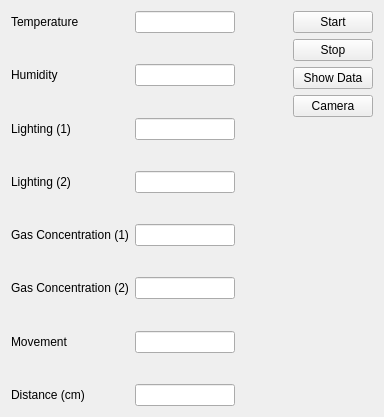
<?xml version="1.0" encoding="UTF-8"?>
<ui version="4.0">
 <class>Form</class>
 <widget class="QWidget" name="Form">
  <property name="geometry">
   <rect>
    <x>0</x>
    <y>0</y>
    <width>384</width>
    <height>417</height>
   </rect>
  </property>
  <property name="windowTitle">
   <string>Form</string>
  </property>
  <layout class="QHBoxLayout" name="horizontalLayout_2">
   <item>
    <layout class="QFormLayout" name="formLayout">
     <property name="fieldGrowthPolicy">
      <enum>QFormLayout::AllNonFixedFieldsGrow</enum>
     </property>
     <item row="0" column="0">
      <widget class="QLabel" name="labelTemperature">
       <property name="text">
        <string>Temperature</string>
       </property>
      </widget>
     </item>
     <item row="0" column="1">
      <widget class="QLineEdit" name="lineEditTemperature">
       <property name="enabled">
        <bool>true</bool>
       </property>
       <property name="minimumSize">
        <size>
         <width>50</width>
         <height>0</height>
        </size>
       </property>
       <property name="maximumSize">
        <size>
         <width>100</width>
         <height>100</height>
        </size>
       </property>
       <property name="readOnly">
        <bool>true</bool>
       </property>
      </widget>
     </item>
     <item row="1" column="1">
      <spacer name="verticalSpacer_2">
       <property name="orientation">
        <enum>Qt::Vertical</enum>
       </property>
       <property name="sizeHint" stdset="0">
        <size>
         <width>20</width>
         <height>40</height>
        </size>
       </property>
      </spacer>
     </item>
     <item row="2" column="0">
      <widget class="QLabel" name="labelHumidity">
       <property name="text">
        <string>Humidity</string>
       </property>
      </widget>
     </item>
     <item row="2" column="1">
      <widget class="QLineEdit" name="lineEditHumidity">
       <property name="enabled">
        <bool>true</bool>
       </property>
       <property name="minimumSize">
        <size>
         <width>50</width>
         <height>0</height>
        </size>
       </property>
       <property name="maximumSize">
        <size>
         <width>100</width>
         <height>100</height>
        </size>
       </property>
       <property name="readOnly">
        <bool>true</bool>
       </property>
      </widget>
     </item>
     <item row="3" column="1">
      <spacer name="verticalSpacer_3">
       <property name="orientation">
        <enum>Qt::Vertical</enum>
       </property>
       <property name="sizeHint" stdset="0">
        <size>
         <width>20</width>
         <height>40</height>
        </size>
       </property>
      </spacer>
     </item>
     <item row="4" column="0">
      <widget class="QLabel" name="labelLighting1">
       <property name="text">
        <string>Lighting (1)</string>
       </property>
      </widget>
     </item>
     <item row="4" column="1">
      <widget class="QLineEdit" name="lineEditLighting1">
       <property name="enabled">
        <bool>true</bool>
       </property>
       <property name="minimumSize">
        <size>
         <width>50</width>
         <height>0</height>
        </size>
       </property>
       <property name="maximumSize">
        <size>
         <width>100</width>
         <height>100</height>
        </size>
       </property>
       <property name="readOnly">
        <bool>true</bool>
       </property>
      </widget>
     </item>
     <item row="5" column="1">
      <spacer name="verticalSpacer_4">
       <property name="orientation">
        <enum>Qt::Vertical</enum>
       </property>
       <property name="sizeHint" stdset="0">
        <size>
         <width>20</width>
         <height>40</height>
        </size>
       </property>
      </spacer>
     </item>
     <item row="6" column="0">
      <widget class="QLabel" name="labelLighting2">
       <property name="text">
        <string>Lighting (2)</string>
       </property>
      </widget>
     </item>
     <item row="6" column="1">
      <widget class="QLineEdit" name="lineEditLighting2">
       <property name="enabled">
        <bool>true</bool>
       </property>
       <property name="minimumSize">
        <size>
         <width>50</width>
         <height>0</height>
        </size>
       </property>
       <property name="maximumSize">
        <size>
         <width>100</width>
         <height>100</height>
        </size>
       </property>
       <property name="readOnly">
        <bool>true</bool>
       </property>
      </widget>
     </item>
     <item row="7" column="1">
      <spacer name="verticalSpacer_5">
       <property name="orientation">
        <enum>Qt::Vertical</enum>
       </property>
       <property name="sizeHint" stdset="0">
        <size>
         <width>20</width>
         <height>40</height>
        </size>
       </property>
      </spacer>
     </item>
     <item row="8" column="0">
      <widget class="QLabel" name="labelGas1">
       <property name="text">
        <string>Gas Concentration (1)</string>
       </property>
      </widget>
     </item>
     <item row="8" column="1">
      <widget class="QLineEdit" name="lineEditGas1">
       <property name="enabled">
        <bool>true</bool>
       </property>
       <property name="minimumSize">
        <size>
         <width>50</width>
         <height>0</height>
        </size>
       </property>
       <property name="maximumSize">
        <size>
         <width>100</width>
         <height>100</height>
        </size>
       </property>
       <property name="readOnly">
        <bool>true</bool>
       </property>
      </widget>
     </item>
     <item row="9" column="1">
      <spacer name="verticalSpacer_6">
       <property name="orientation">
        <enum>Qt::Vertical</enum>
       </property>
       <property name="sizeHint" stdset="0">
        <size>
         <width>20</width>
         <height>40</height>
        </size>
       </property>
      </spacer>
     </item>
     <item row="10" column="0">
      <widget class="QLabel" name="labelGas2">
       <property name="text">
        <string>Gas Concentration (2)</string>
       </property>
      </widget>
     </item>
     <item row="10" column="1">
      <widget class="QLineEdit" name="lineEditGas2">
       <property name="enabled">
        <bool>true</bool>
       </property>
       <property name="minimumSize">
        <size>
         <width>50</width>
         <height>0</height>
        </size>
       </property>
       <property name="maximumSize">
        <size>
         <width>100</width>
         <height>100</height>
        </size>
       </property>
       <property name="readOnly">
        <bool>true</bool>
       </property>
      </widget>
     </item>
     <item row="11" column="1">
      <spacer name="verticalSpacer_7">
       <property name="orientation">
        <enum>Qt::Vertical</enum>
       </property>
       <property name="sizeHint" stdset="0">
        <size>
         <width>20</width>
         <height>40</height>
        </size>
       </property>
      </spacer>
     </item>
     <item row="12" column="0">
      <widget class="QLabel" name="labelMovement">
       <property name="text">
        <string>Movement</string>
       </property>
      </widget>
     </item>
     <item row="12" column="1">
      <widget class="QLineEdit" name="lineEditMovement">
       <property name="enabled">
        <bool>true</bool>
       </property>
       <property name="minimumSize">
        <size>
         <width>50</width>
         <height>0</height>
        </size>
       </property>
       <property name="maximumSize">
        <size>
         <width>100</width>
         <height>100</height>
        </size>
       </property>
       <property name="readOnly">
        <bool>true</bool>
       </property>
      </widget>
     </item>
     <item row="13" column="1">
      <spacer name="verticalSpacer_8">
       <property name="orientation">
        <enum>Qt::Vertical</enum>
       </property>
       <property name="sizeHint" stdset="0">
        <size>
         <width>20</width>
         <height>40</height>
        </size>
       </property>
      </spacer>
     </item>
     <item row="14" column="0">
      <widget class="QLabel" name="labelDistance">
       <property name="text">
        <string>Distance (cm)</string>
       </property>
      </widget>
     </item>
     <item row="14" column="1">
      <widget class="QLineEdit" name="lineEditDistance">
       <property name="enabled">
        <bool>true</bool>
       </property>
       <property name="minimumSize">
        <size>
         <width>50</width>
         <height>0</height>
        </size>
       </property>
       <property name="maximumSize">
        <size>
         <width>100</width>
         <height>100</height>
        </size>
       </property>
       <property name="text">
        <string/>
       </property>
       <property name="readOnly">
        <bool>true</bool>
       </property>
      </widget>
     </item>
    </layout>
   </item>
   <item>
    <spacer name="horizontalSpacer">
     <property name="orientation">
      <enum>Qt::Horizontal</enum>
     </property>
     <property name="sizeHint" stdset="0">
      <size>
       <width>40</width>
       <height>20</height>
      </size>
     </property>
    </spacer>
   </item>
   <item>
    <layout class="QVBoxLayout" name="verticalLayout_8">
     <item>
      <widget class="QPushButton" name="startButton">
       <property name="text">
        <string>Start</string>
       </property>
      </widget>
     </item>
     <item>
      <widget class="QPushButton" name="stopButton">
       <property name="text">
        <string>Stop</string>
       </property>
      </widget>
     </item>
     <item>
      <widget class="QPushButton" name="showButton">
       <property name="text">
        <string>Show Data</string>
       </property>
      </widget>
     </item>
     <item>
      <widget class="QPushButton" name="cameraButton">
       <property name="text">
        <string>Camera</string>
       </property>
      </widget>
     </item>
     <item>
      <spacer name="verticalSpacer">
       <property name="orientation">
        <enum>Qt::Vertical</enum>
       </property>
       <property name="sizeHint" stdset="0">
        <size>
         <width>20</width>
         <height>40</height>
        </size>
       </property>
      </spacer>
     </item>
    </layout>
   </item>
  </layout>
 </widget>
 <tabstops>
  <tabstop>lineEditTemperature</tabstop>
  <tabstop>lineEditHumidity</tabstop>
  <tabstop>lineEditLighting1</tabstop>
  <tabstop>lineEditLighting2</tabstop>
  <tabstop>lineEditGas1</tabstop>
  <tabstop>lineEditGas2</tabstop>
  <tabstop>lineEditMovement</tabstop>
  <tabstop>lineEditDistance</tabstop>
  <tabstop>startButton</tabstop>
  <tabstop>stopButton</tabstop>
 </tabstops>
 <resources/>
 <connections/>
</ui>
